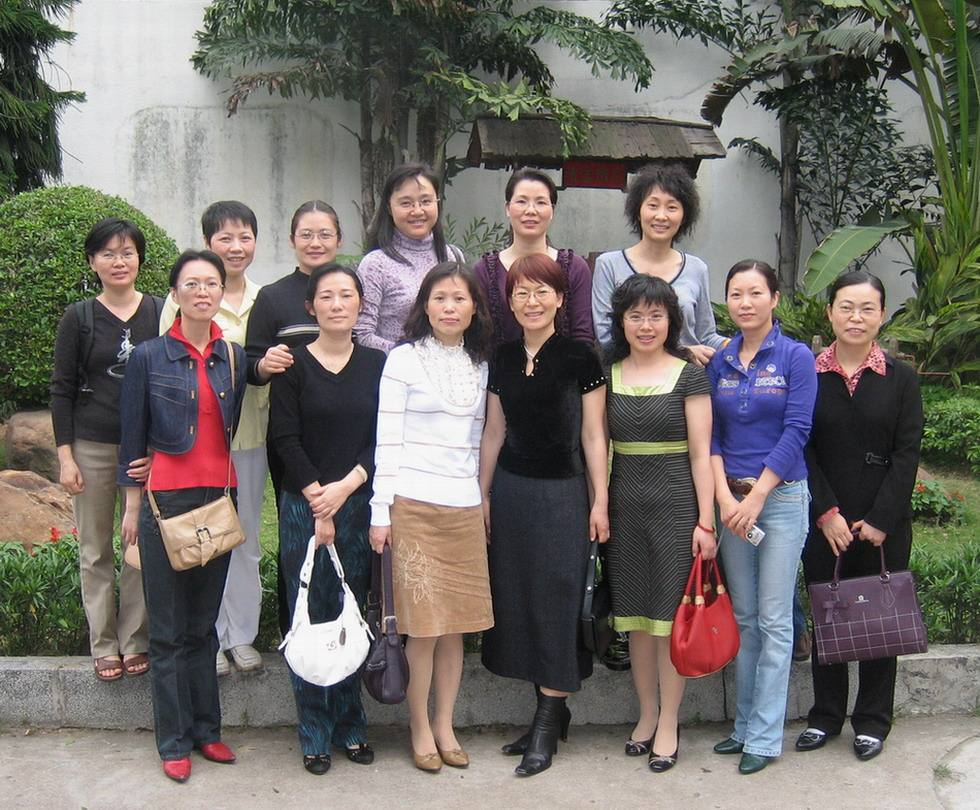
#> input picture TeachingPython/opencv_test/3.jpg, 980 x 810 px
$ python test2.py   (Python 2 division)   (older library calls are emulated)
#> lines starting #> are read from the running program, lines starting #| are printed output that depends on the picture; after the words box and inside, x2 and y2 are one past the last pixel; in counts of white or black regions, pixels touching at a corner belong together
#!/usr/bin/env python
# -*- coding: utf-8 -*-
"""
    @version: 1.0
    @author: li
    @license: Apache Licence
    @contact: liping19901114@163.com
    @site:
    @software: PyCharm
    @file: test2.py
    @time: 2017/4/26 22:26
"""

import cv2
import sys

# Get user supplied values
imagePath = "3.jpg"
# Create the haar cascade
faceCascade = cv2.CascadeClassifier("haarcascades\haarcascade_frontalface_default.xml")  # 1
# Read the image
image = cv2.imread(imagePath)  # 2
#> image is the input picture: shape (810, 980, 3); mean B, G, R 103.6, 108.6, 113.4
gray = cv2.cvtColor(image, cv2.COLOR_BGR2GRAY)  # 3
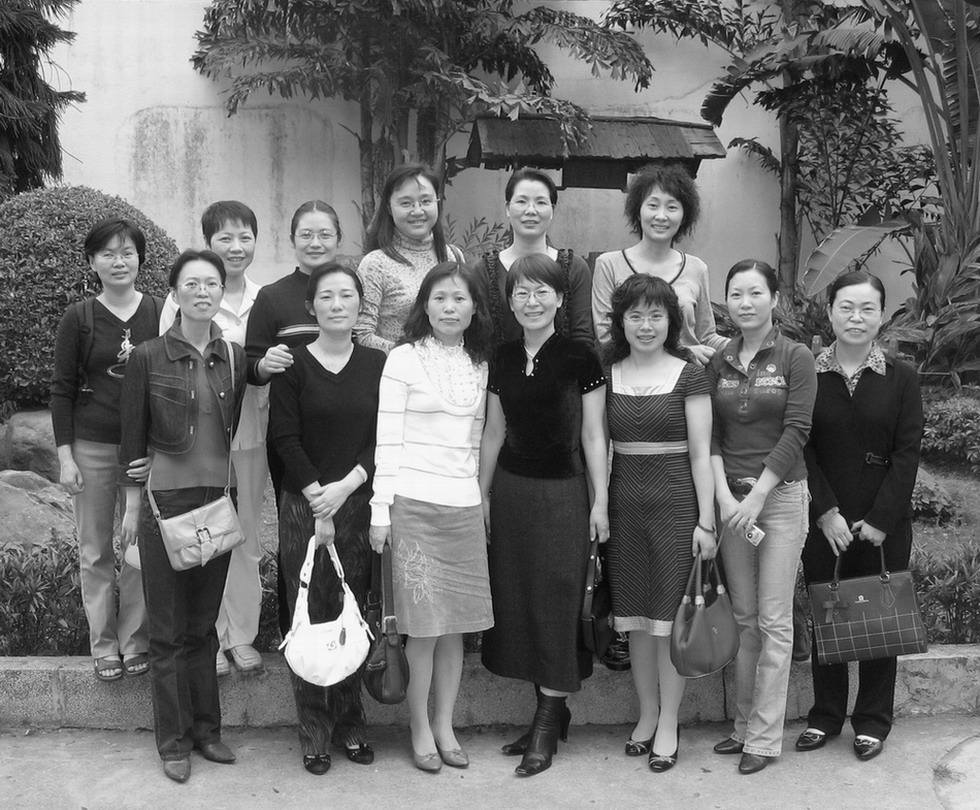
#> gray: shape (810, 980); min 0, max 255, mean 109.5
# Detect faces in the image
faces = faceCascade.detectMultiScale(
    gray,
    scaleFactor=1.15,
    minNeighbors=5,
    minSize=(5, 5),
    flags=cv2.cv.CV_HAAR_SCALE_IMAGE
)  # 4
#> faces = 13 rows, first 6: [504, 180, 54, 54], [634, 185, 55, 55], [210, 218, 53, 53], [288, 214, 54, 54], [92, 233, 53, 53], [174, 262, 55, 55]
print "Found {0} faces!".format(len(faces))  # 5
#| Found 13 faces!
for (x, y, w, h) in faces:
    cv2.rectangle(image, (x, y), (x + w, y + h), (0, 255, 0), 2)  # 6
#> this loop made 13 passes
#> (x, y, w, h) on passes 1 to 12: (504, 180, 54, 54), (634, 185, 55, 55), (210, 218, 53, 53), (288, 214, 54, 54), (92, 233, 53, 53), (174, 262, 55, 55), (505, 271, 56, 56), (309, 275, 55, 55), (421, 277, 57, 57), (617, 295, 57, 57), (386, 178, 59, 59), (719, 272, 57, 57)
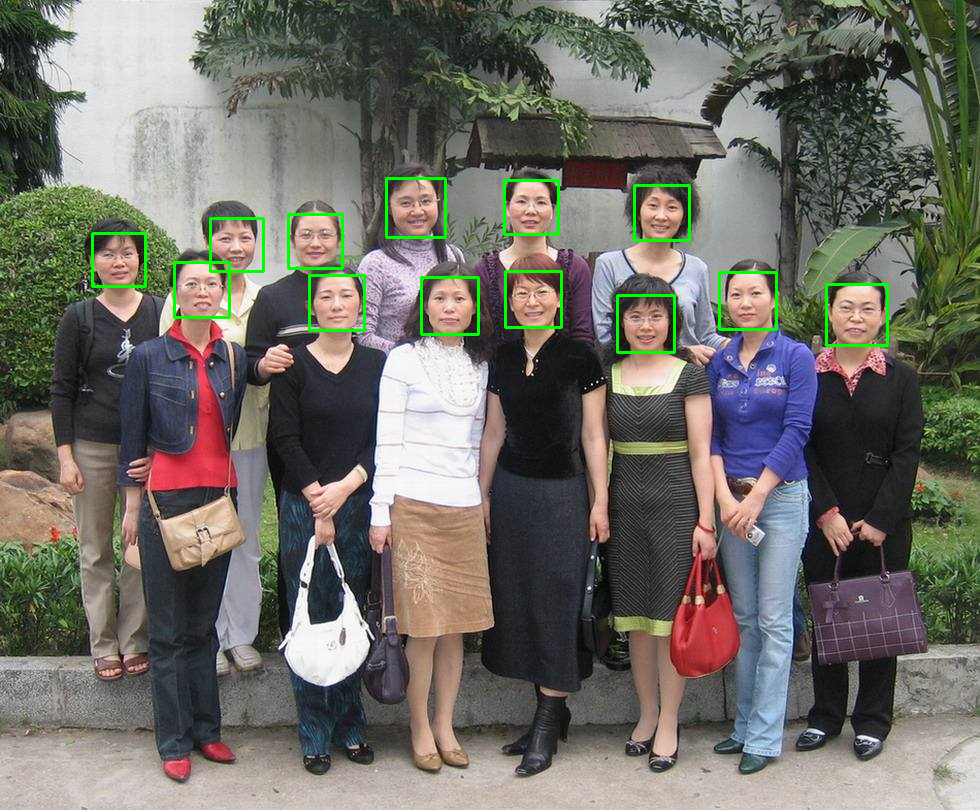
#> image: shape (810, 980, 3); 1.09% of pixels changed, all inside (x1, y1, x2, y2) = (91, 177, 889, 354)
cv2.imshow("Faces found", image)  # 7
cv2.waitKey(0)

$ run again, with TeachingPython/opencv_test/1.jpg copied over TeachingPython/opencv_test/3.jpg
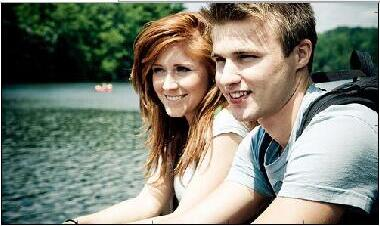
#> input picture TeachingPython/opencv_test/1.jpg, 380 x 226 px
#> image is the input picture: shape (226, 380, 3); mean B, G, R 116.1, 129.5, 126.9
#> `gray = cv2.cvtColor(image, cv2.COLOR_BGR2GRAY)`:
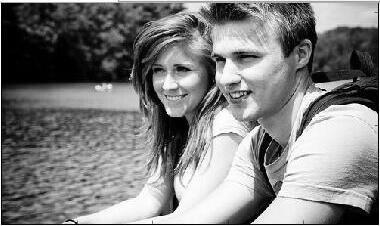
#> gray: shape (226, 380); min 0, max 255, mean 127.2
#> faces = [[141, 49, 62, 62], [184, 23, 95, 95]]
#| Found 2 faces!
#> the loop `for (x, y, w, h) in faces:` made 2 passes
#> after the loop `for (x, y, w, h) in faces:`:
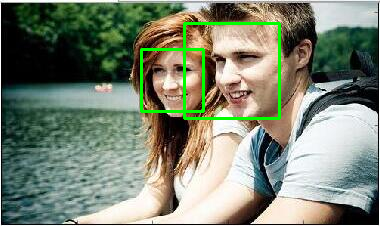
#> image: shape (226, 380, 3); 2.16% of pixels changed, all inside (x1, y1, x2, y2) = (140, 22, 281, 120)
